Frame 1 (no input): blank canvas, image omitted
Frame 60 (the mouse pressed at the canvas centre just before this capture): blank canvas, image omitted
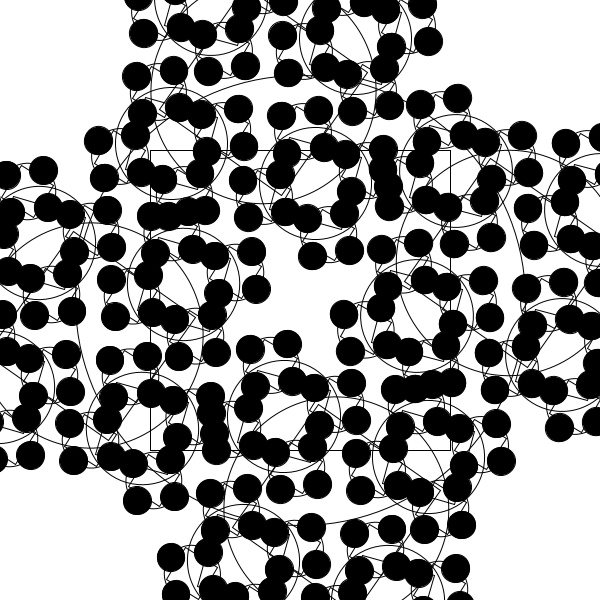
Frame 120 (the mouse held since frame 60 and released just before this capture)

The Processing sketch whose frames 1 and 60 were blank and that drew this single picture after the mouse press (run headless with seeded random() and noise(); from frame 60 on, the mouse is pressed at the canvas centre):

// Processing sketch: sketch_7
// ── sketch_7.pde
 void setup() {
      size(600,600);
    }

    void draw() {
      background(255);
      translate(width/2, height/2);
      recursion(300, 0);
    }

    void recursion(float r, int num) {
      if (r >10) {
        if (r > 30) {
          noFill();
          stroke(0);
        } else {
          fill(0);
        }
        float ratio = mouseX/(float)width;
        if (ratio > 0.6) {
          ratio = 0.6;
        }
        r = r * ratio;
        num ++;

        rectMode(CENTER);
        rect(0, 0, r * 2, r * 2);
        ellipse(0,0,r*3,r*3);
        
        pushMatrix();
        rotate(millis()/1000.0 * num);
        translate(-r, -r);
        recursion(r, num);
        popMatrix();

        pushMatrix();
        rotate(millis()/1000.0 * num);
        translate(-r, r);
        recursion(r, num);
        popMatrix();

        pushMatrix();
        rotate(millis()/1000.0 * num);
        translate(r, -r);
        recursion(r, num);
        popMatrix();

        pushMatrix();
        rotate(millis()/1000.0 * num);
        translate(r, r);
        recursion(r, num);
        popMatrix();
      }
    }
